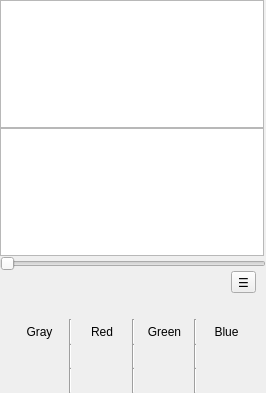
<?xml version="1.0" encoding="UTF-8"?>
<ui version="4.0">
 <class>HistogramDialog</class>
 <widget class="QDialog" name="HistogramDialog">
  <property name="windowModality">
   <enum>Qt::ApplicationModal</enum>
  </property>
  <property name="geometry">
   <rect>
    <x>0</x>
    <y>0</y>
    <width>266</width>
    <height>393</height>
   </rect>
  </property>
  <property name="minimumSize">
   <size>
    <width>0</width>
    <height>0</height>
   </size>
  </property>
  <property name="windowTitle">
   <string>Histogram</string>
  </property>
  <layout class="QGridLayout" name="gridLayout_2">
   <property name="leftMargin">
    <number>0</number>
   </property>
   <property name="topMargin">
    <number>0</number>
   </property>
   <property name="rightMargin">
    <number>0</number>
   </property>
   <property name="bottomMargin">
    <number>0</number>
   </property>
   <item row="0" column="0">
    <layout class="QVBoxLayout" name="verticalLayout">
     <property name="spacing">
      <number>0</number>
     </property>
     <item>
      <widget class="QGraphicsView" name="graphicsViewIntensity">
       <property name="sizePolicy">
        <sizepolicy hsizetype="Fixed" vsizetype="Fixed">
         <horstretch>0</horstretch>
         <verstretch>0</verstretch>
        </sizepolicy>
       </property>
       <property name="minimumSize">
        <size>
         <width>264</width>
         <height>128</height>
        </size>
       </property>
       <property name="maximumSize">
        <size>
         <width>264</width>
         <height>128</height>
        </size>
       </property>
       <property name="verticalScrollBarPolicy">
        <enum>Qt::ScrollBarAlwaysOff</enum>
       </property>
       <property name="horizontalScrollBarPolicy">
        <enum>Qt::ScrollBarAlwaysOff</enum>
       </property>
       <property name="interactive">
        <bool>false</bool>
       </property>
      </widget>
     </item>
     <item>
      <widget class="QGraphicsView" name="graphicsViewRGB">
       <property name="sizePolicy">
        <sizepolicy hsizetype="Fixed" vsizetype="Fixed">
         <horstretch>0</horstretch>
         <verstretch>0</verstretch>
        </sizepolicy>
       </property>
       <property name="minimumSize">
        <size>
         <width>264</width>
         <height>128</height>
        </size>
       </property>
       <property name="maximumSize">
        <size>
         <width>264</width>
         <height>128</height>
        </size>
       </property>
       <property name="verticalScrollBarPolicy">
        <enum>Qt::ScrollBarAlwaysOff</enum>
       </property>
       <property name="horizontalScrollBarPolicy">
        <enum>Qt::ScrollBarAlwaysOff</enum>
       </property>
       <property name="interactive">
        <bool>false</bool>
       </property>
      </widget>
     </item>
     <item>
      <widget class="QSlider" name="horizontalSlider">
       <property name="maximum">
        <number>255</number>
       </property>
       <property name="orientation">
        <enum>Qt::Horizontal</enum>
       </property>
      </widget>
     </item>
     <item>
      <layout class="QGridLayout" name="gridLayout">
       <item row="0" column="0">
        <spacer name="horizontalSpacer">
         <property name="orientation">
          <enum>Qt::Horizontal</enum>
         </property>
         <property name="sizeType">
          <enum>QSizePolicy::Fixed</enum>
         </property>
         <property name="sizeHint" stdset="0">
          <size>
           <width>10</width>
           <height>1</height>
          </size>
         </property>
        </spacer>
       </item>
       <item row="3" column="5">
        <widget class="QLabel" name="label_3">
         <property name="text">
          <string>Green</string>
         </property>
         <property name="alignment">
          <set>Qt::AlignCenter</set>
         </property>
        </widget>
       </item>
       <item row="3" column="6">
        <widget class="Line" name="line_3">
         <property name="orientation">
          <enum>Qt::Vertical</enum>
         </property>
        </widget>
       </item>
       <item row="2" column="5">
        <spacer name="horizontalSpacer_5">
         <property name="orientation">
          <enum>Qt::Horizontal</enum>
         </property>
         <property name="sizeHint" stdset="0">
          <size>
           <width>40</width>
           <height>1</height>
          </size>
         </property>
        </spacer>
       </item>
       <item row="4" column="5">
        <widget class="QLabel" name="labelGreenCount">
         <property name="text">
          <string notr="true"/>
         </property>
         <property name="alignment">
          <set>Qt::AlignCenter</set>
         </property>
        </widget>
       </item>
       <item row="2" column="3">
        <spacer name="horizontalSpacer_4">
         <property name="orientation">
          <enum>Qt::Horizontal</enum>
         </property>
         <property name="sizeHint" stdset="0">
          <size>
           <width>40</width>
           <height>1</height>
          </size>
         </property>
        </spacer>
       </item>
       <item row="2" column="1">
        <spacer name="horizontalSpacer_2">
         <property name="orientation">
          <enum>Qt::Horizontal</enum>
         </property>
         <property name="sizeHint" stdset="0">
          <size>
           <width>40</width>
           <height>1</height>
          </size>
         </property>
        </spacer>
       </item>
       <item row="5" column="1">
        <widget class="QLabel" name="labelGrayPercent">
         <property name="text">
          <string notr="true"/>
         </property>
         <property name="alignment">
          <set>Qt::AlignCenter</set>
         </property>
        </widget>
       </item>
       <item row="2" column="7">
        <spacer name="horizontalSpacer_6">
         <property name="orientation">
          <enum>Qt::Horizontal</enum>
         </property>
         <property name="sizeHint" stdset="0">
          <size>
           <width>40</width>
           <height>1</height>
          </size>
         </property>
        </spacer>
       </item>
       <item row="3" column="3">
        <widget class="QLabel" name="label_2">
         <property name="text">
          <string>Red</string>
         </property>
         <property name="alignment">
          <set>Qt::AlignCenter</set>
         </property>
        </widget>
       </item>
       <item row="4" column="3">
        <widget class="QLabel" name="labelRedCount">
         <property name="text">
          <string notr="true"/>
         </property>
         <property name="alignment">
          <set>Qt::AlignCenter</set>
         </property>
        </widget>
       </item>
       <item row="4" column="1">
        <widget class="QLabel" name="labelGrayCount">
         <property name="text">
          <string notr="true"/>
         </property>
         <property name="alignment">
          <set>Qt::AlignCenter</set>
         </property>
        </widget>
       </item>
       <item row="3" column="1">
        <widget class="QLabel" name="label">
         <property name="text">
          <string>Gray</string>
         </property>
         <property name="alignment">
          <set>Qt::AlignCenter</set>
         </property>
        </widget>
       </item>
       <item row="5" column="3">
        <widget class="QLabel" name="labelRedPercent">
         <property name="text">
          <string notr="true"/>
         </property>
         <property name="alignment">
          <set>Qt::AlignCenter</set>
         </property>
        </widget>
       </item>
       <item row="0" column="8">
        <spacer name="horizontalSpacer_3">
         <property name="orientation">
          <enum>Qt::Horizontal</enum>
         </property>
         <property name="sizeType">
          <enum>QSizePolicy::Fixed</enum>
         </property>
         <property name="sizeHint" stdset="0">
          <size>
           <width>10</width>
           <height>1</height>
          </size>
         </property>
        </spacer>
       </item>
       <item row="5" column="5">
        <widget class="QLabel" name="labelGreenPercent">
         <property name="text">
          <string notr="true"/>
         </property>
         <property name="alignment">
          <set>Qt::AlignCenter</set>
         </property>
        </widget>
       </item>
       <item row="3" column="4">
        <widget class="Line" name="line_2">
         <property name="orientation">
          <enum>Qt::Vertical</enum>
         </property>
        </widget>
       </item>
       <item row="5" column="7">
        <widget class="QLabel" name="labelBluePercent">
         <property name="text">
          <string notr="true"/>
         </property>
         <property name="alignment">
          <set>Qt::AlignCenter</set>
         </property>
        </widget>
       </item>
       <item row="3" column="7">
        <widget class="QLabel" name="label_4">
         <property name="text">
          <string>Blue</string>
         </property>
         <property name="alignment">
          <set>Qt::AlignCenter</set>
         </property>
        </widget>
       </item>
       <item row="4" column="7">
        <widget class="QLabel" name="labelBlueCount">
         <property name="text">
          <string notr="true"/>
         </property>
         <property name="alignment">
          <set>Qt::AlignCenter</set>
         </property>
        </widget>
       </item>
       <item row="3" column="2">
        <widget class="Line" name="line">
         <property name="orientation">
          <enum>Qt::Vertical</enum>
         </property>
        </widget>
       </item>
       <item row="4" column="2">
        <widget class="Line" name="line_4">
         <property name="orientation">
          <enum>Qt::Vertical</enum>
         </property>
        </widget>
       </item>
       <item row="5" column="2">
        <widget class="Line" name="line_5">
         <property name="orientation">
          <enum>Qt::Vertical</enum>
         </property>
        </widget>
       </item>
       <item row="4" column="4">
        <widget class="Line" name="line_6">
         <property name="orientation">
          <enum>Qt::Vertical</enum>
         </property>
        </widget>
       </item>
       <item row="5" column="4">
        <widget class="Line" name="line_7">
         <property name="orientation">
          <enum>Qt::Vertical</enum>
         </property>
        </widget>
       </item>
       <item row="4" column="6">
        <widget class="Line" name="line_8">
         <property name="orientation">
          <enum>Qt::Vertical</enum>
         </property>
        </widget>
       </item>
       <item row="5" column="6">
        <widget class="Line" name="line_9">
         <property name="orientation">
          <enum>Qt::Vertical</enum>
         </property>
        </widget>
       </item>
       <item row="1" column="1" colspan="7">
        <widget class="QLabel" name="labelIndex">
         <property name="text">
          <string notr="true"/>
         </property>
        </widget>
       </item>
       <item row="0" column="1" colspan="7">
        <layout class="QHBoxLayout" name="horizontalLayout">
         <item>
          <widget class="QLabel" name="labelPixelCount">
           <property name="text">
            <string notr="true"/>
           </property>
          </widget>
         </item>
         <item>
          <spacer name="horizontalSpacer_7">
           <property name="orientation">
            <enum>Qt::Horizontal</enum>
           </property>
           <property name="sizeHint" stdset="0">
            <size>
             <width>40</width>
             <height>1</height>
            </size>
           </property>
          </spacer>
         </item>
         <item>
          <widget class="QToolButton" name="toolButton">
           <property name="text">
            <string>☰</string>
           </property>
          </widget>
         </item>
        </layout>
       </item>
      </layout>
     </item>
    </layout>
   </item>
  </layout>
 </widget>
 <resources/>
 <connections/>
</ui>
